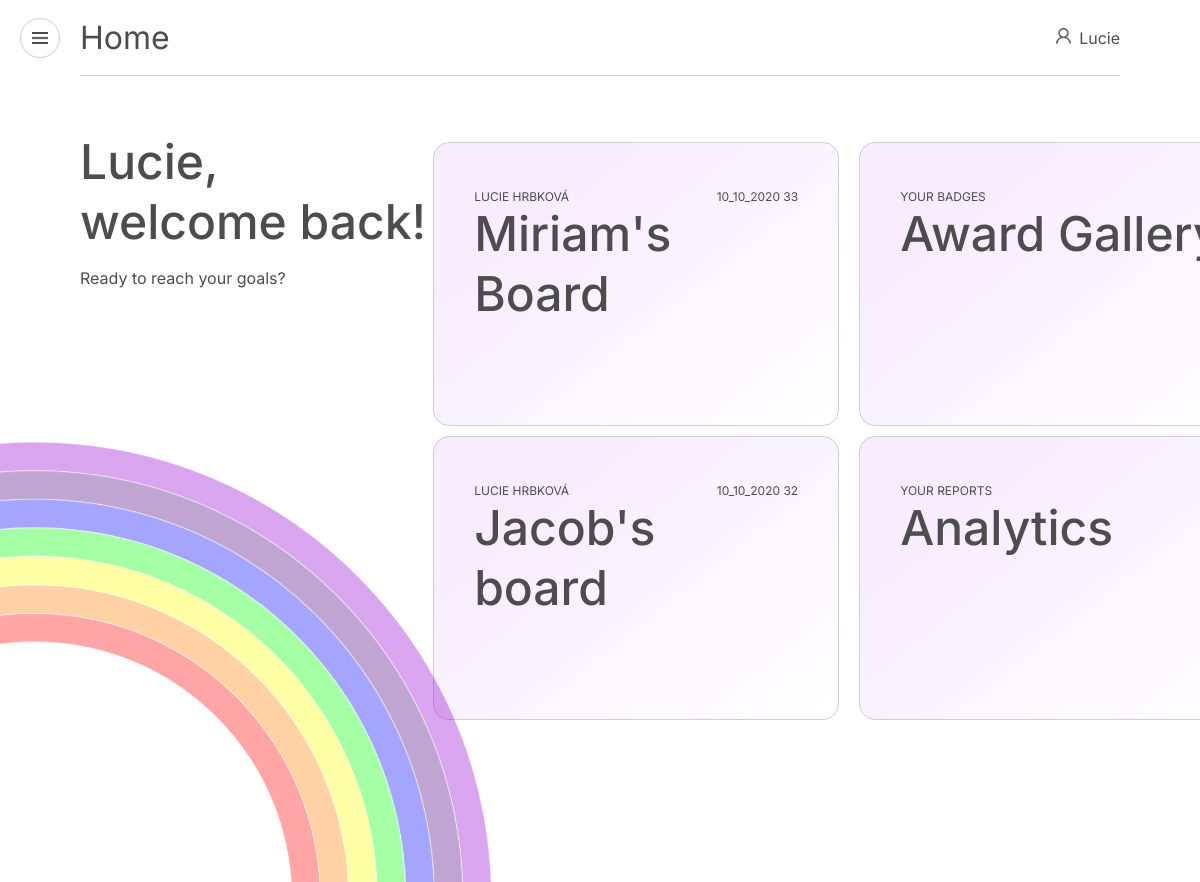
The app's page /home (signed in) with its own data.
### app/models.py (models this page shows, shortened)
class User(UserMixin, db.Model):
    id = db.Column(db.Integer, primary_key=True)
    name = db.Column(db.String(128))
    surname = db.Column(db.String(128))
    email = db.Column(db.String(120), index=True, unique=True)
    password_hash = db.Column(db.String(128))
    boards = db.relationship('Board', backref='author', lazy='dynamic')

class Board(db.Model):
    id = db.Column(db.Integer, primary_key=True)
    title = db.Column(db.String(24), index=True)
    user_id = db.Column(db.Integer, db.ForeignKey('user.id'))
    cards = db.relationship('Card', backref='motherboard', lazy='dynamic')

### app/routes.py (the view)
@app.route("/home", methods=['GET', 'POST'])
@login_required
def home():
    user = current_user
    recentboards = user.boards.order_by(Board.id.desc()).limit(2).all()
    return render_template('home.html', title='Home', boards=recentboards, user=user)

### app/models.py (called while the page is built)
@login.user_loader
def load_user(id):
    return User.query.get(int(id))

### app/templates/home.html
{% extends "applayout.html" %}
 {% block main %}
 <section class="main no_overflow">
    <div class="welcome">
        <h2>{{ current_user.name }},</h2>
        <h2>welcome back!</h2>
        <p>Ready to reach your goals?</p>
        <div class="rainbow_home">
            <img src="{{ url_for('static', filename='img/rainbow_bckg.png') }}" alt="">
        </div>
    </div>
    <div class="header_home_cards">
        {% for board in boards %}
        <a href="{{ url_for('board', boardid=board['id']) }}"><div class="board_card">
            <div class="flex_row_spacebetween">
                <span class="date">{{ board.author.name }} {{ board.author.surname }} </span>
                <span class="date">10_10_2020 {{ board.id }}</span>
            </div>
            <h2 class="board_header">{{ board.title }}</h2>
        </div></a>
    {% endfor %}
    </div>
    <div class="header_home_cards">
        <a href="{{ url_for('awards') }}">
            <div class="board_card">
                <div class="flex_row_spacebetween">
                    <span class="date">Your badges</span>
                </div>
                <h2 class="board_header">Award Gallery</h2>
            </div>
        </a>
        <a href="{{ url_for('reports') }}">
            <div class="board_card">
                <div class="flex_row_spacebetween">
                    <span class="date">your reports</span>
                </div>
                <h2 class="board_header">Analytics</h2>
            </div>
        </a>
    </div>
</section>
{% endblock %}

### app/templates/applayout.html (shortened to what this page needs)
<!DOCTYPE html>
<html lang="en">
<head>
    {% block headnav %}
    <link rel="stylesheet" href="{{ url_for('static', filename='css/style.css') }}">
</head>
<body>
    <section class="board">
        <nav class="navigation">
            <div class="menu_box flex_center">
                <div class="menu_circle flex_center" id="btn_menu" onclick="openNav()">
                    <div class="hmb_box flex_center"><img src="{{ url_for('static', filename='img/menu.png') }}" alt="" id="menu_img"></div>
                </div>
            </div>
            <div class="nav_bar flex_row_spacebetween">
                <h1>{{ title }}</h1>
                <span class="flex_row_spacebetween"><div class="box_user_img"><img src="{{ url_for('static', filename='img/user.png') }}" alt=""></div>{{ current_user.name }}</span>
            </div>
            <div class="menu_box"></div>
        </nav>
        {% endblock %}
        {% block main %}
        {% endblock %}
    </section>
</body>
</html>

### app/static/css/style.css (style rules this page uses)
*, *::before, *::after { -webkit-box-sizing: border-box; box-sizing: border-box; font-size: 16px; }
body { margin: 0; padding: 0; color: #4D4D4D; font-family: Inter; }
img { max-width: 100%; }
h1 { font-family: Inter; margin: 0; padding: 0; font-size: 2rem; font-weight: 400; }
h2 { font-family: Inter; margin: 0; padding: 0; font-size: 3rem; font-weight: 500; line-height: 3.75rem; }
a { text-decoration: none; color: inherit; font-weight: 400; color: #4D4D4D !important; }
.date { text-transform: uppercase; font-size: 0.75rem; }
.navigation { width: 100%; height: 76px; position: fixed; z-index: 50; top: 0; display: -webkit-box; display: -ms-flexbox; display: flex; background: white; }
.menu_box { width: 80px; height: 100%; }
.menu_circle { width: 40px; height: 40px; border: 1px solid #D2CED1; border-radius: 50px; }
.hmb_box { height: 12px; width: 16px; opacity: 70%; }
.nav_bar { width: calc( 100vw - 160px); height: 100%; border-bottom: 1px solid #D2CED1; -webkit-box-align: center; -ms-flex-align: center; align-items: center; }
.box_user_img { width: 15px; height: 15px; margin: 0px 8px; opacity: 70%; }
.flex_center { display: -webkit-box; display: -ms-flexbox; display: flex; -ms-flex-pack: distribute; justify-content: space-around; -webkit-box-align: center; -ms-flex-align: center; align-items: center; }
.flex_row_spacebetween { display: -webkit-box; display: -ms-flexbox; display: flex; -webkit-box-pack: justify; -ms-flex-pack: justify; justify-content: space-between; }
.main { width: 150%; padding: 132px 80px; display: -webkit-box; display: -ms-flexbox; display: flex; overflow: auto; white-space: nowrap; margin-bottom: 20px; }
.no_overflow { width: 100%; overflow: hidden; }
.board_card { width: 406px; height: 284px; padding: 46px 40px; border: 1px solid #D2CED1; border-radius: 1rem; background: linear-gradient(141.51deg, #F7EDFF 23.76%, white 98.35%); margin: 10px; }
.board_header { width: 321px; white-space: pre-wrap; height: 161px; }
.welcome { width: 33%; height: 100%; }
.rainbow_home { height: 449px; width: 500px; position: fixed; left: 0; bottom: 0; }

### records on screen
User: name "Lucie"
Board: author.name "LUCIE", author.surname "HRBKOVÁ", id "33", title "Miriam's Board"
Board: author.surname "HRBKOVÁ", id "32", title "Jacob's board"

### other values on screen
{{ title }} "Home"
